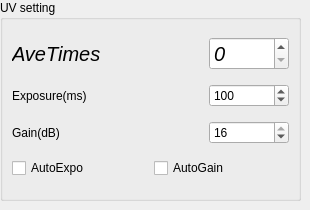
            <widget class="QWidget" name="UVSettingTab">
             <attribute name="title">
              <string>UV</string>
             </attribute>
             <widget class="QGroupBox" name="groupBox_5">
              <property name="geometry">
               <rect>
                <x>0</x>
                <y>0</y>
                <width>301</width>
                <height>201</height>
               </rect>
              </property>
              <property name="title">
               <string>UV setting</string>
              </property>
              <layout class="QGridLayout" name="gridLayout_11">
               <item row="2" column="1">
                <widget class="QDoubleSpinBox" name="Exposure">
                 <property name="decimals">
                  <number>0</number>
                 </property>
                 <property name="maximum">
                  <double>1000.000000000000000</double>
                 </property>
                 <property name="value">
                  <double>100.000000000000000</double>
                 </property>
                </widget>
               </item>
               <item row="1" column="1">
                <widget class="QSpinBox" name="Avetimes">
                 <property name="maximumSize">
                  <size>
                   <width>80</width>
                   <height>16777215</height>
                  </size>
                 </property>
                 <property name="font">
                  <font>
                   <pointsize>15</pointsize>
                   <italic>true</italic>
                  </font>
                 </property>
                 <property name="maximum">
                  <number>10</number>
                 </property>
                </widget>
               </item>
               <item row="1" column="0">
                <widget class="QLabel" name="label_9">
                 <property name="font">
                  <font>
                   <pointsize>15</pointsize>
                   <weight>50</weight>
                   <italic>true</italic>
                   <bold>false</bold>
                   <underline>false</underline>
                  </font>
                 </property>
                 <property name="text">
                  <string>AveTimes</string>
                 </property>
                </widget>
               </item>
               <item row="4" column="1">
                <widget class="QDoubleSpinBox" name="Gain">
                 <property name="decimals">
                  <number>0</number>
                 </property>
                 <property name="maximum">
                  <double>16.000000000000000</double>
                 </property>
                 <property name="value">
                  <double>16.000000000000000</double>
                 </property>
                </widget>
               </item>
               <item row="2" column="0">
                <widget class="QLabel" name="label_2">
                 <property name="text">
                  <string>Exposure(ms)</string>
                 </property>
                </widget>
               </item>
               <item row="4" column="0">
                <widget class="QLabel" name="label_5">
                 <property name="text">
                  <string>Gain(dB)</string>
                 </property>
                </widget>
               </item>
               <item row="5" column="0" colspan="2">
                <layout class="QHBoxLayout" name="horizontalLayout_11">
                 <item>
                  <widget class="QCheckBox" name="AutoExpo">
                   <property name="text">
                    <string>AutoExpo</string>
                   </property>
                  </widget>
                 </item>
                 <item>
                  <widget class="QCheckBox" name="AutoGain">
                   <property name="text">
                    <string>AutoGain</string>
                   </property>
                  </widget>
                 </item>
                </layout>
               </item>
              </layout>
             </widget>
            </widget>
